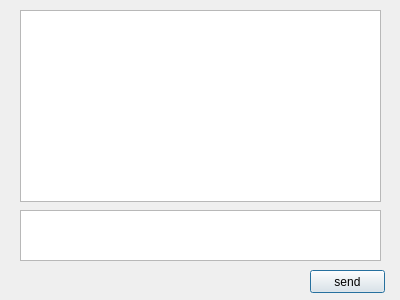
<?xml version="1.0" encoding="UTF-8"?>
<ui version="4.0">
 <class>message_dialog</class>
 <widget class="QDialog" name="message_dialog">
  <property name="geometry">
   <rect>
    <x>0</x>
    <y>0</y>
    <width>400</width>
    <height>300</height>
   </rect>
  </property>
  <property name="windowTitle">
   <string>Dialog</string>
  </property>
  <widget class="QTextBrowser" name="message_text_browser">
   <property name="geometry">
    <rect>
     <x>20</x>
     <y>10</y>
     <width>361</width>
     <height>192</height>
    </rect>
   </property>
  </widget>
  <widget class="QTextEdit" name="message_text_edit">
   <property name="geometry">
    <rect>
     <x>20</x>
     <y>210</y>
     <width>361</width>
     <height>51</height>
    </rect>
   </property>
  </widget>
  <widget class="QPushButton" name="send_button">
   <property name="geometry">
    <rect>
     <x>310</x>
     <y>270</y>
     <width>75</width>
     <height>23</height>
    </rect>
   </property>
   <property name="text">
    <string>send</string>
   </property>
  </widget>
 </widget>
 <resources/>
 <connections>
  <connection>
   <sender>send_button</sender>
   <signal>clicked()</signal>
   <receiver>message_dialog</receiver>
   <slot>close()</slot>
   <hints>
    <hint type="sourcelabel">
     <x>320</x>
     <y>282</y>
    </hint>
    <hint type="destinationlabel">
     <x>207</x>
     <y>273</y>
    </hint>
   </hints>
  </connection>
 </connections>
</ui>
